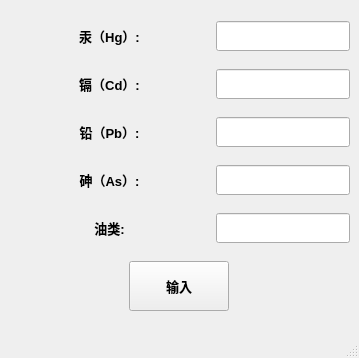
<?xml version="1.0" encoding="UTF-8"?>
<ui version="4.0">
 <class>MainWindow</class>
 <widget class="QMainWindow" name="MainWindow">
  <property name="geometry">
   <rect>
    <x>0</x>
    <y>0</y>
    <width>359</width>
    <height>358</height>
   </rect>
  </property>
  <property name="minimumSize">
   <size>
    <width>359</width>
    <height>358</height>
   </size>
  </property>
  <property name="maximumSize">
   <size>
    <width>359</width>
    <height>359</height>
   </size>
  </property>
  <property name="windowTitle">
   <string>生物残毒版块</string>
  </property>
  <widget class="QWidget" name="centralwidget">
   <layout class="QVBoxLayout" name="verticalLayout">
    <item>
     <layout class="QHBoxLayout" name="horizontalLayout" stretch="6,4">
      <item>
       <widget class="QLabel" name="label">
        <property name="font">
         <font>
          <pointsize>10</pointsize>
          <weight>75</weight>
          <bold>true</bold>
         </font>
        </property>
        <property name="layoutDirection">
         <enum>Qt::LeftToRight</enum>
        </property>
        <property name="text">
         <string>汞（Hg）:</string>
        </property>
        <property name="alignment">
         <set>Qt::AlignCenter</set>
        </property>
       </widget>
      </item>
      <item>
       <widget class="QLineEdit" name="lineEdit">
        <property name="minimumSize">
         <size>
          <width>0</width>
          <height>30</height>
         </size>
        </property>
       </widget>
      </item>
     </layout>
    </item>
    <item>
     <layout class="QHBoxLayout" name="horizontalLayout_2" stretch="6,4">
      <item>
       <widget class="QLabel" name="label_2">
        <property name="font">
         <font>
          <pointsize>10</pointsize>
          <weight>75</weight>
          <bold>true</bold>
         </font>
        </property>
        <property name="text">
         <string>镉（Cd）:</string>
        </property>
        <property name="alignment">
         <set>Qt::AlignCenter</set>
        </property>
       </widget>
      </item>
      <item>
       <widget class="QLineEdit" name="lineEdit_2">
        <property name="minimumSize">
         <size>
          <width>0</width>
          <height>30</height>
         </size>
        </property>
       </widget>
      </item>
     </layout>
    </item>
    <item>
     <layout class="QHBoxLayout" name="horizontalLayout_3" stretch="6,4">
      <item>
       <widget class="QLabel" name="label_3">
        <property name="font">
         <font>
          <pointsize>10</pointsize>
          <weight>75</weight>
          <bold>true</bold>
         </font>
        </property>
        <property name="text">
         <string>铅（Pb）:</string>
        </property>
        <property name="alignment">
         <set>Qt::AlignCenter</set>
        </property>
       </widget>
      </item>
      <item>
       <widget class="QLineEdit" name="lineEdit_3">
        <property name="minimumSize">
         <size>
          <width>0</width>
          <height>30</height>
         </size>
        </property>
       </widget>
      </item>
     </layout>
    </item>
    <item>
     <layout class="QHBoxLayout" name="horizontalLayout_4" stretch="6,4">
      <item>
       <widget class="QLabel" name="label_4">
        <property name="font">
         <font>
          <pointsize>10</pointsize>
          <weight>75</weight>
          <bold>true</bold>
         </font>
        </property>
        <property name="text">
         <string>砷（As）:</string>
        </property>
        <property name="alignment">
         <set>Qt::AlignCenter</set>
        </property>
       </widget>
      </item>
      <item>
       <widget class="QLineEdit" name="lineEdit_4">
        <property name="minimumSize">
         <size>
          <width>0</width>
          <height>30</height>
         </size>
        </property>
       </widget>
      </item>
     </layout>
    </item>
    <item>
     <layout class="QHBoxLayout" name="horizontalLayout_6" stretch="6,4">
      <item>
       <widget class="QLabel" name="label_5">
        <property name="font">
         <font>
          <pointsize>10</pointsize>
          <weight>75</weight>
          <bold>true</bold>
         </font>
        </property>
        <property name="text">
         <string>油类:</string>
        </property>
        <property name="alignment">
         <set>Qt::AlignCenter</set>
        </property>
       </widget>
      </item>
      <item>
       <widget class="QLineEdit" name="lineEdit_5">
        <property name="minimumSize">
         <size>
          <width>0</width>
          <height>30</height>
         </size>
        </property>
       </widget>
      </item>
     </layout>
    </item>
    <item>
     <layout class="QHBoxLayout" name="horizontalLayout_5">
      <property name="topMargin">
       <number>0</number>
      </property>
      <property name="bottomMargin">
       <number>0</number>
      </property>
      <item>
       <widget class="QPushButton" name="pushButton">
        <property name="minimumSize">
         <size>
          <width>0</width>
          <height>0</height>
         </size>
        </property>
        <property name="maximumSize">
         <size>
          <width>100</width>
          <height>50</height>
         </size>
        </property>
        <property name="font">
         <font>
          <pointsize>10</pointsize>
          <weight>75</weight>
          <bold>true</bold>
         </font>
        </property>
        <property name="text">
         <string>输入</string>
        </property>
       </widget>
      </item>
     </layout>
    </item>
   </layout>
  </widget>
  <widget class="QMenuBar" name="menubar">
   <property name="geometry">
    <rect>
     <x>0</x>
     <y>0</y>
     <width>359</width>
     <height>26</height>
    </rect>
   </property>
  </widget>
  <widget class="QStatusBar" name="statusbar"/>
 </widget>
 <resources/>
 <connections/>
</ui>
